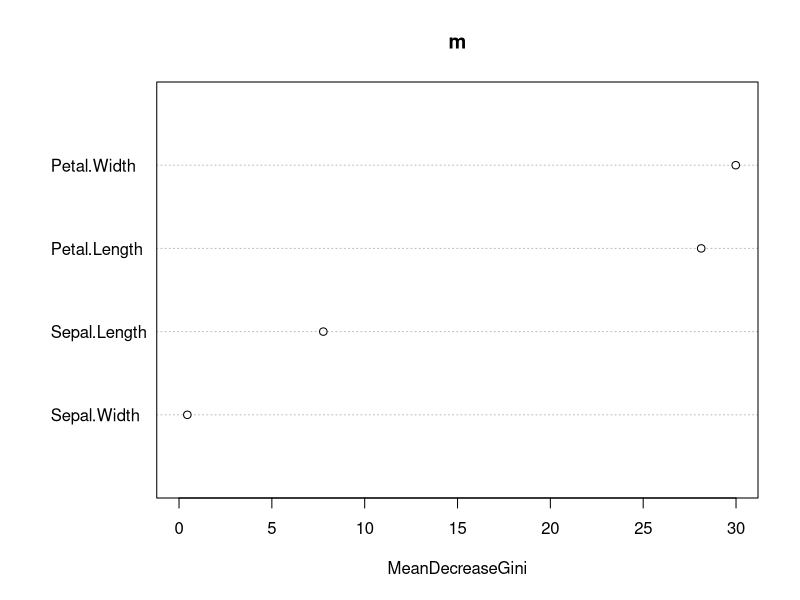
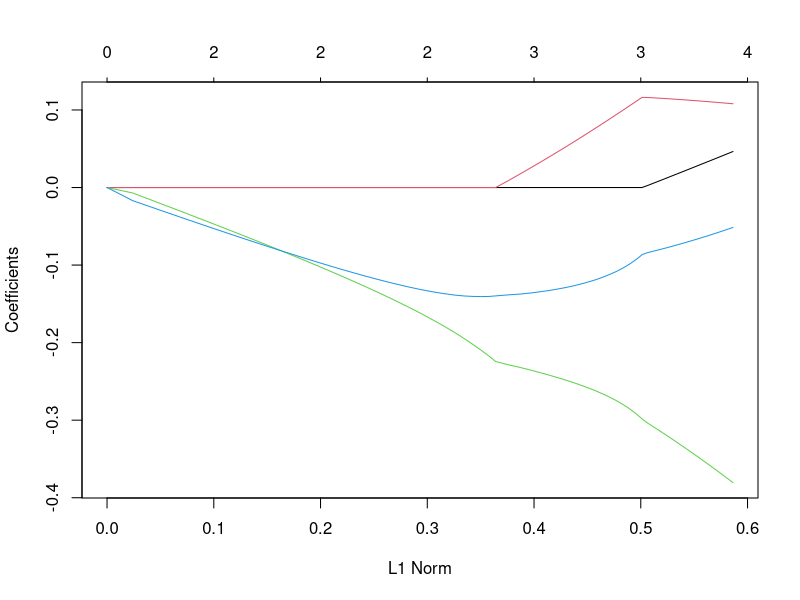
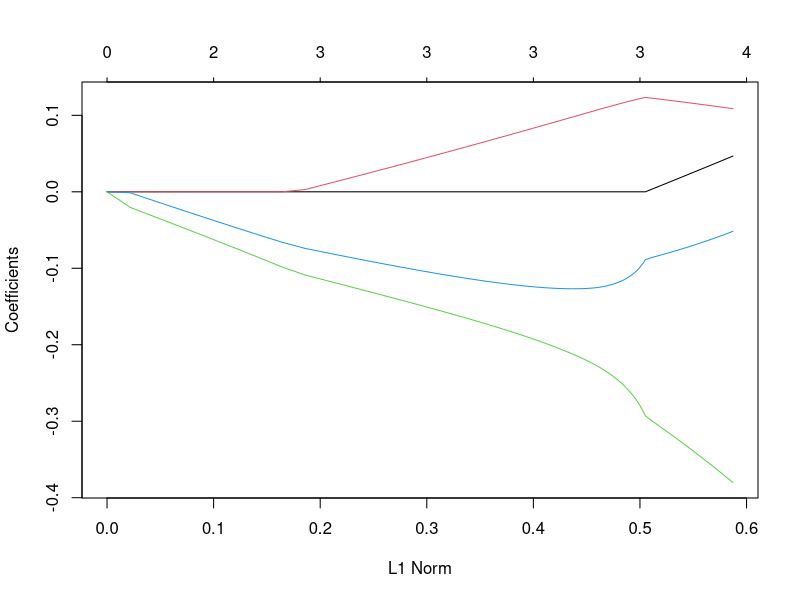
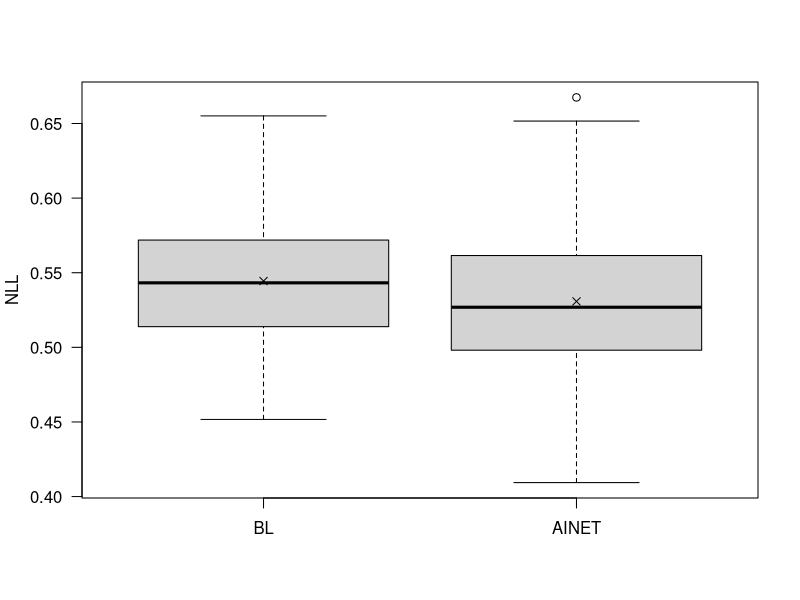

The R script that drew these images, in order:

# Dependencies ------------------------------------------------------------

library(randomForest)
library(glmnet)

# iris example ------------------------------------------------------------

data("iris")


iris$bin <- factor(iris$Species == "setosa")

m <- randomForest(bin ~ . - Species, data = iris)

gamma <- 0.5
pen.f <- 1 - (m$importance / sum(m$importance))^gamma
 
varImpPlot(m)

X <- scale(model.matrix(bin ~ . - Species, data = iris))[, -1]
Y <- as.numeric(iris$bin) - 1

plot(glmnet(x = X, y = Y, penalty.factor = pen.f, alpha = 0.5))
plot(glmnet(x = X, y = Y, alpha = 0.5))

# FUNs --------------------------------------------------------------------

.rm_int <- function(X) {
	if (all(X[, 1] == 1))
		return(X[, -1, drop = FALSE])
	return(X)
}

.importance_penalty <- function(rf, gamma = 1, which = c("MeanDecreaseGini", 
																												 "MeanDecreaseAccuracy",
																												 "adaptive lasso")) {
	which <- match.arg(which)
	if (which %in% c("MeanDecreaseGini", "MeanDecreaseAccuracy")) {
		imp <- rf$importance[, which]
		imp <- pmax(imp, 0)
		ret <- 1 / (imp / sum(imp))^gamma
	} else if (which == "adaptive lasso") {
		ret <- 1 / abs(coef(rf))^gamma	
	}
	return(ret)
}

.preproc <- function(formula, data) {
	X <- .rm_int(model.matrix(formula, data))
	Y <- model.response(model.frame(formula, data))
	if (is.factor(Y) & length(levels(Y)) == 2L) {
		Y <- as.numeric(Y) - 1
	}
	return(list(Y = Y, X = X))
}

fglmnet <- function(formula, data, ...) {
	dat <- .preproc(formula, data)
	glmnet(x = dat$X, y = dat$Y, ... = ...)
}

.vimp <- function(formula, data, which = c("MeanDecreaseGini",
																					 "MeanDecreaseAccuracy",
																					 "adaptive lasso"), ...) {
	which <- match.arg(which)
	if (which %in% c("MeanDecreaseGini", "MeanDecreaseAccuracy")) {
		rf <- randomForest(formula, data, importance = TRUE)
	} else if (which == "adaptive lasso") {
		rf <- glm(formula, data, family = binomial)
	}
	.importance_penalty(rf, which = which, ... = ...)
}

cv.fglmnet <- function(formula, data, imp_data = NULL, pen.f = NULL, ...) {
	dat <- .preproc(formula, data)
	if (is.null(pen.f))
		pen.f <- .vimp(formula, ifelse(is.null(imp_data), list(data), 
																	 list(imp_data))[[1]])
	cv.glmnet(x = dat$X, y = dat$Y, penalty.factor = pen.f, ... = ...)
}

ai_net <- function(formula, data, imp_data = NULL, pen.f = NULL, plot = FALSE, 
									 ...) {
	if (plot)
		varImpPlot(rf)
	if (is.null(pen.f))
		pen.f <- .vimp(formula, ifelse(is.null(imp_data), list(data),
																	 list(imp_data))[[1]])
	fglmnet(formula, data, penalty.factor = pen.f, ... = ...)
}

# Sim example -------------------------------------------------------------

gen_dat <- function(n = 1e2, p = 20, nz = 5, b = rep(1:0, c(nz, p - nz))) {
	X <- matrix(rnorm(n * p), nrow = n, ncol = p)
	Y <- factor(rbinom(n = n, size = 1, plogis(X %*% b)))
	return(data.frame(Y = Y, X = X))
}

acc <- function(y_true, y_pred) {
	mean(y_true == y_pred)
}

nll <- function(y_pred, y_true) {
	if (is.factor(y_true) & length(levels(y_true)) == 2)
		y_true <- as.numeric(y_true) - 1
	- mean(y_true * log(y_pred) + (1 - y_true) * log(1 - y_pred))
}

eval_mod <- function(m, newx, y_true, loss, ...) {
	preds <- predict(m, newx = newx, ... = ...)
	loss(preds, y_true)
}

talp <- 0.5 # elastic net penalty
measure <- "nll"
if (measure == "nll") {
	pred_type <- "response"
	loss <- nll
} else {
	pred_type <- "class"
	loss <- acc
}

res <- replicate(100, {
	train <- gen_dat()
	tune <- gen_dat()
	test <- gen_dat()
	
	fml <- Y ~ .
	pen.f <- .vimp(fml, tune, which = "MeanDecreaseGini", gamma = 1)
	print(pen.f)
	cvm <- cv.fglmnet(fml, train, pen.f = pen.f, alpha = talp, family = "binomial")
	
	m <- ai_net(fml, data = train, pen.f = pen.f, plot = FALSE,
							lambda = cvm$lambda.1se, alpha = talp, family = "binomial")
	AINET <- eval_mod(m, newx = .rm_int(model.matrix(fml, test)), 
										y_true = test$Y, loss = loss, type = pred_type)
	
	# bl <- glm(Y ~ ., data = train, family = binomial)
	# pbl <- as.numeric(predict(bl, newdata = test, type = "response") > 0.5)
	
	dd <- .preproc(fml, train)
	cbl <- cv.glmnet(x = dd$X, y = dd$Y, alpha = talp, family = "binomial")
	bl <- glmnet(x = dd$X, y = dd$Y, alpha = talp, lambda = cbl$lambda.1se, 
							 family = "binomial")
	BL <- eval_mod(bl, newx = .rm_int(model.matrix(fml, test)), 
								 y_true = test$Y, loss = loss, type = pred_type)
	
	c(
		BL = BL,
		AINET = AINET
	)
})

boxplot(t(res), las = 1, ylab = "NLL")
points(rowMeans(res), pch = 4)
